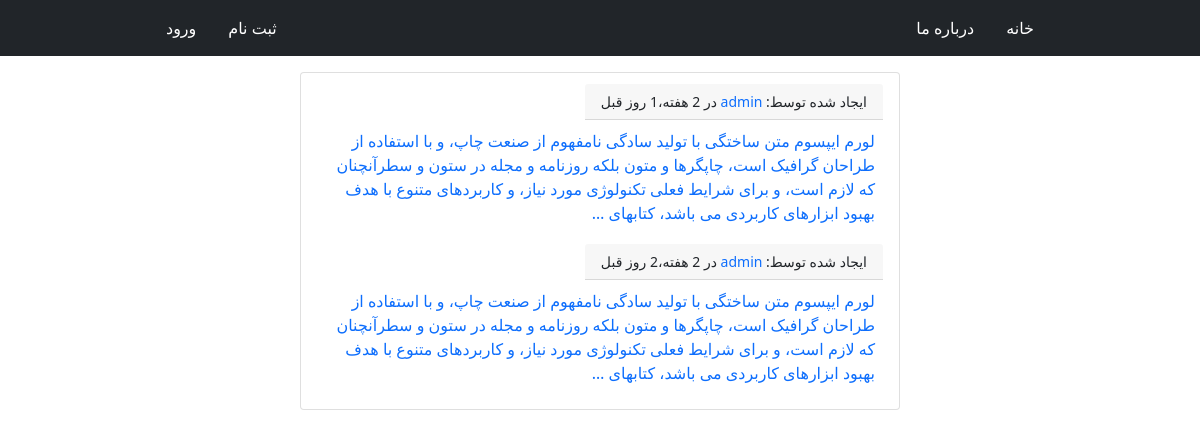
The page / on the database its author committed.
### posts/models.py (models this page shows, shortened)
class Post(models.Model):
    user = models.ForeignKey(User, on_delete=models.CASCADE)
    body = models.TextField(max_length=800)
    slug = models.SlugField(max_length=50, unique=True)
    created = models.DateTimeField(auto_now_add=True)
    def get_absolute_url(self):
        return reverse('posts:post_detail', args=[self.created.year, self.created.month, self.created.day, self.slug])
    class Meta:
        ordering = ('-created',)

### posts/views.py (the view)
# urls.py: path('', all_posts, name='all_posts'),
def all_posts(request):
    posts = Post.objects.all()
    return render(request, 'posts/all_posts.html', {'posts': posts})

### posts/templates/posts/all_posts.html (shortened to what this page needs)
{% extends 'base.html' %}
{% block content %}
    {% for post in posts %}
        <div class="p-2">
            <small class="card-header">
                    ایجاد شده توسط: <a class="text-decoration-none" href="{% url 'account:profile' post.user.id %}">{{ post.user }}</a>
                در {{ post.created|timesince }}
                قبل
            </small>
            <a class="text-decoration-none text-justify" href="{{ post.get_absolute_url }}">
                <div class="mt-2 p-2">
                    {{ post.body|safe|truncatewords:"50" }}
                </div>
            </a>
        </div>
    {% endfor %}
{% endblock content %}

### templates/base.html (shortened to what this page needs)
<!DOCTYPE html>
<html lang="ar" dir="rtl">
<head>
    <link rel="stylesheet" href="https://cdn.jsdelivr.net/npm/bootstrap@5.0.0-beta2/dist/css/bootstrap.rtl.min.css"
>
    <link rel="stylesheet" href="https://cdn.jsdelivr.net/npm/bootstrap-icons@1.4.0/font/bootstrap-icons.css">
</head>
<body>
{% include 'inc/navbar.html' %}
<div class="jumbotron">
    <div class="container card col-md-6 p-2 mt-3">
        {% block content %}
        {% endblock content %}
    </div>
</div>
</body>
</html>

### templates/inc/navbar.html
<nav class="navbar navbar-light bg-dark justify-content-center">
    <div class="d-flex justify-content-between col-md-9 ">
        <div class="d-flex">
            <a class="nav-link active text-white" aria-current="page" href="{% url 'posts:all_posts' %}">خانه</a>
            <a class="nav-link text-white" href="#">درباره ما</a>
        </div>
        <div class="d-flex">
            {% if request.user.is_authenticated %}
                <a class="nav-link active text-white" aria-current="page"
                   href="{% url 'account:profile' request.user.id %}">پروفایل</a>
                <a class="nav-link active text-white" aria-current="page" href="{% url 'account:logout' %}">خروج</a>
            {% else %}
                <a class="nav-link active text-white" aria-current="page" href="{% url 'account:register' %}">ثبت
                    نام</a>
                <a class="nav-link active text-white" aria-current="page" href="{% url 'account:login' %}">ورود</a>
            {% endif %}
        </div>
    </div>
</nav>

### rows shown on the page
Post: user "admin", created "2 هفته،1 روز", body "لورم ایپسوم متن ساختگی با تولید سادگی نامفهوم از صنعت چاپ، و با استفاده از طراحان گرافیک است، چاپگرها و متون بلکه روزنامه و مجله در ستون و سطرآنچنان که لازم است، و برای شرایط فعلی تکنولوژی مورد نیاز، و کاربردهای متنوع با هدف بهبود ابزارهای کاربردی می باشد، کتابهای …"
Post: user "admin", created "2 هفته،2 روز", body "لورم ایپسوم متن ساختگی با تولید سادگی نامفهوم از صنعت چاپ، و با استفاده از طراحان گرافیک است، چاپگرها و متون بلکه روزنامه و مجله در ستون و سطرآنچنان که لازم است، و برای شرایط فعلی تکنولوژی مورد نیاز، و کاربردهای متنوع با هدف بهبود ابزارهای کاربردی می باشد، کتابهای …"
